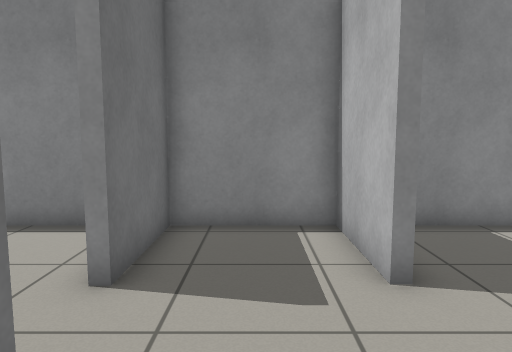
[1] (above)

17 first-person views from a walk through a robot-simulator world made for Gazebo. The camera is 0.98 m above the floor, tilts 6° down and sees 70° across. The floor is counted in squares, 0.5 m on a side. Each view is taken from the middle of a square. On the plan, view 1 faces up. The plan holds only what a view shows up to about 18 squares ahead; the rest is blank. The robots in the file are not drawn.

[2]
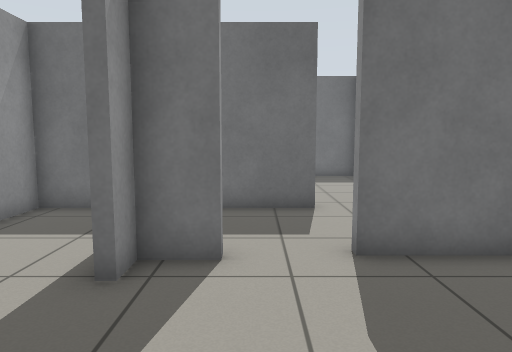

[3]
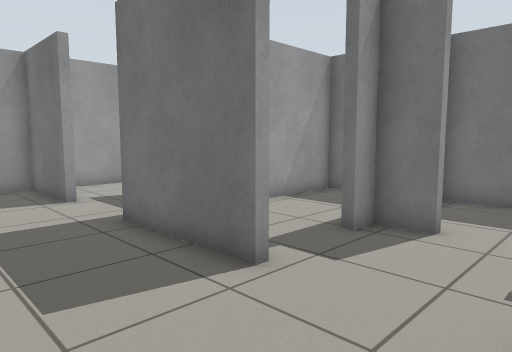

[4]
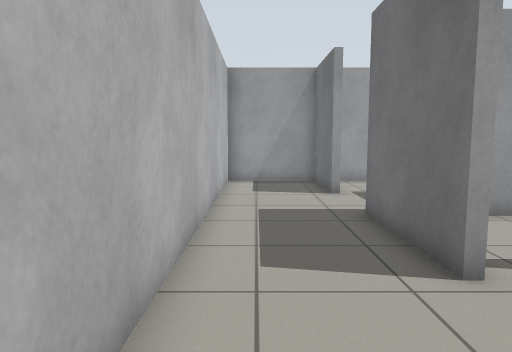

[5]
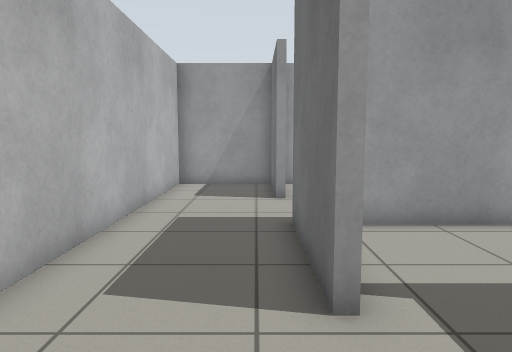

[6]
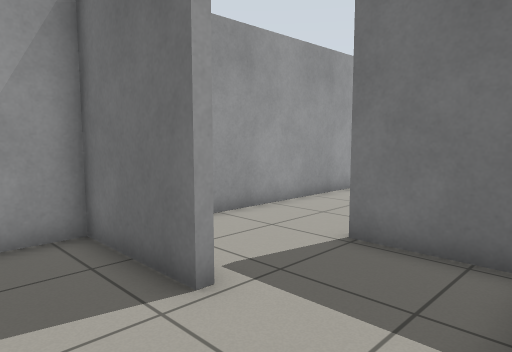

[7]
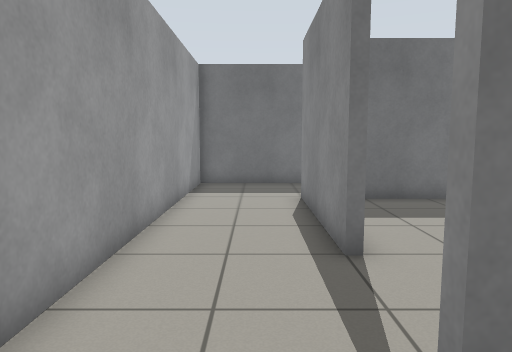

[8]
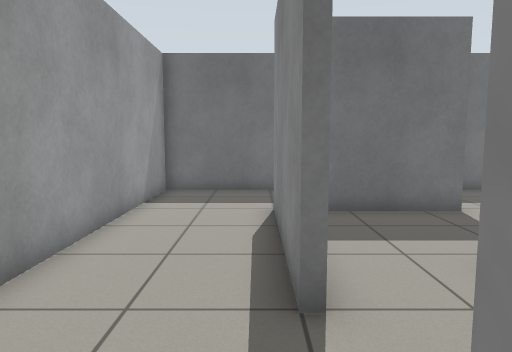

[9]
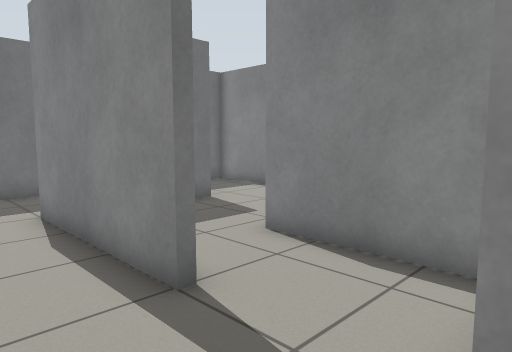

[10]
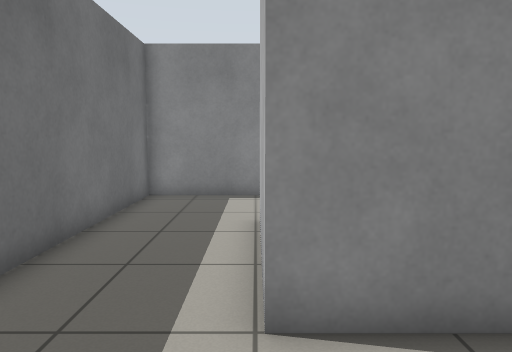

[11]
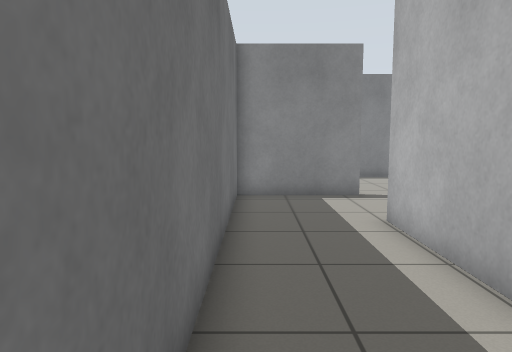

[12]
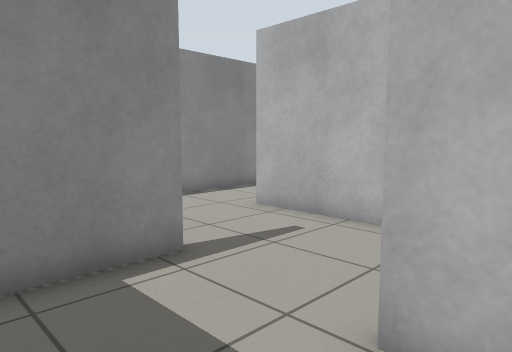

[13]
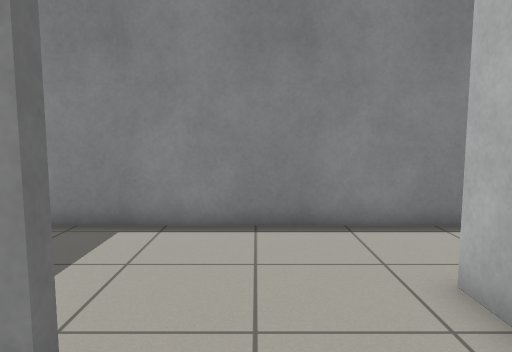

[14]
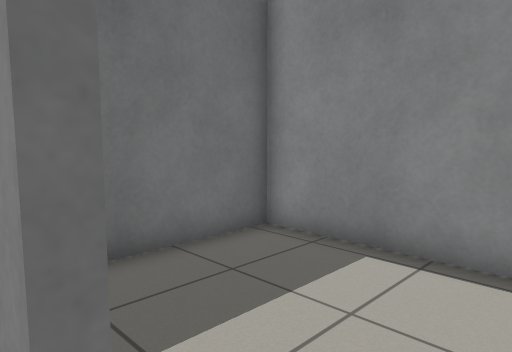

[15]
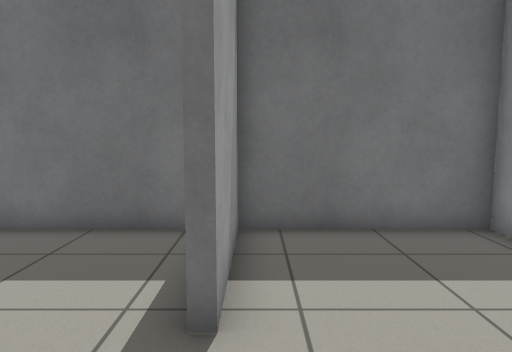

[16]
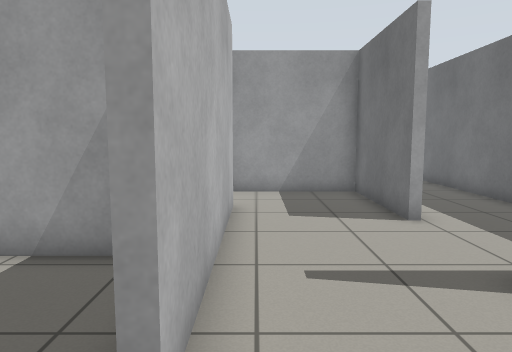

[17]
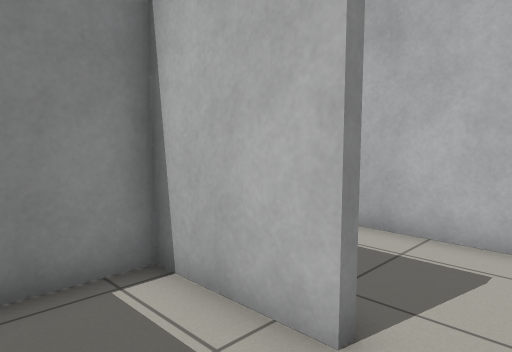

### Floor plan
Ten units are one square. View 1 is at (0, 0); x grows to the right and y downward. Boxes are objects, and circles mark ways between rooms. Rooms are numbered by the first view taken in them; rooms with no view inside come last. Other rooms are left out.
<svg viewBox="-151 -85 219 194">
<path fill="none" stroke="#000" d="M-60 15 -60 31 6 31M18 -11 21 -11 21 34M23 66 23 104 63 104 63 -71M58 -80 35 -80M-12 40 -12 65 -16 65M-14 104 18 104M-49 61 -49 65 -109 65 -109 15 -105 15M-104 -23 -146 -23 -146 104 -14 104M-63 14 -63 -26M-63 -26 -63 -48M-64 -80 -146 -80 -146 -26 -104 -26M18 -46 18 -80 -19 -80 -19 -46M-21 -24 -17 -24 -17 -11 -7 -11M-60 -48 -60 -11M-29 -80 -64 -80M-46 -11 -27 -11M-105 15 -105 62 -61 62M-63 34 -63 14M-22 34 -63 34"/>
<circle cx="5" cy="-10" r="3" fill="#2a7"/>
<circle cx="20" cy="50" r="3" fill="#2a7"/>
<circle cx="20" cy="-30" r="3" fill="#2a7"/>
<circle cx="-10" cy="85" r="3" fill="#2a7"/>
<circle cx="-110" cy="0" r="3" fill="#2a7"/>
<circle cx="-30" cy="60" r="3" fill="#2a7"/>
<circle cx="-85" cy="-20" r="3" fill="#2a7"/>
<circle cx="-85" cy="25" r="3" fill="#2a7"/>
<circle cx="-60" cy="-60" r="3" fill="#2a7"/>
<circle cx="-20" cy="-35" r="3" fill="#2a7"/>
<circle cx="-55" cy="45" r="3" fill="#2a7"/>
<text x="-20" y="10">1</text>
<text x="40" y="10">2</text>
<text x="0" y="70">3</text>
<text x="-90" y="70">4</text>
<text x="-90" y="-10">5</text>
<text x="-110" y="-50">6</text>
<text x="0" y="-40">7</text>
<text x="-40" y="-50">8</text>
<text x="-90" y="30">9</text>
<text x="-40" y="40">10</text>
</svg>
Room 1 opens to room 7. Room 2 opens to room 3. Room 2 opens to room 7. Room 3 opens to room 4. Room 4 opens to room 5. Room 4 opens to room 10. Room 5 opens to room 6. Room 5 opens to room 9. Room 6 opens to room 8. Room 7 opens to room 8. Room 9 opens to room 10.

Where each view was taken, in squares from view 1:
view 1: 0 up, 0 right, facing up
view 2: 3 up, 4 right, facing left
view 3: 5 up, 6 right, facing down-left
view 4: 6 up, 5 right, facing down
view 5: 5 up, 3 right, facing down
view 6: 3 down, 5 right, facing down-left
view 7: 8 down, 1 right, facing left
view 8: 7 down, 1 left, facing left
view 9: 9 down, 1 left, facing up-left
view 10: 10 down, 11 left, facing up
view 11: 10 down, 14 left, facing up
view 12: 3 down, 14 left, facing up-right
view 13: 0 up, 9 left, facing up
view 14: 2 up, 9 left, facing up-left
view 15: 3 up, 7 left, facing left
view 16: 7 up, 7 left, facing down
view 17: 3 up, 1 left, facing up-right
